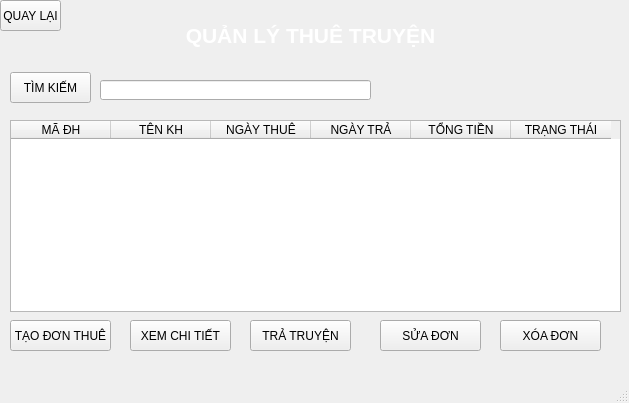
<?xml version="1.0" encoding="UTF-8"?>
<ui version="4.0">
 <class>qltt</class>
 <widget class="QMainWindow" name="qltt">
  <property name="geometry">
   <rect>
    <x>0</x>
    <y>0</y>
    <width>629</width>
    <height>403</height>
   </rect>
  </property>
  <property name="windowTitle">
   <string>QUẢN LÝ THUÊ TRUYỆN</string>
  </property>
  <widget class="QWidget" name="centralwidget">
   <widget class="QLabel" name="label">
    <property name="geometry">
     <rect>
      <x>150</x>
      <y>0</y>
      <width>321</width>
      <height>71</height>
     </rect>
    </property>
    <property name="text">
     <string>&lt;html&gt;&lt;head/&gt;&lt;body&gt;&lt;p align=&quot;center&quot;&gt;&lt;span style=&quot; font-size:16pt; font-weight:600; color:#ffffff;&quot;&gt;QUẢN LÝ THUÊ TRUYỆN&lt;/span&gt;&lt;/p&gt;&lt;/body&gt;&lt;/html&gt;</string>
    </property>
   </widget>
   <widget class="QPushButton" name="btn_timkiemtt">
    <property name="geometry">
     <rect>
      <x>10</x>
      <y>72</y>
      <width>81</width>
      <height>31</height>
     </rect>
    </property>
    <property name="text">
     <string>TÌM KIẾM</string>
    </property>
   </widget>
   <widget class="QLineEdit" name="lineEditThueTruyen">
    <property name="geometry">
     <rect>
      <x>100</x>
      <y>80</y>
      <width>271</width>
      <height>20</height>
     </rect>
    </property>
   </widget>
   <widget class="QTableWidget" name="tableWidget">
    <property name="geometry">
     <rect>
      <x>10</x>
      <y>120</y>
      <width>611</width>
      <height>192</height>
     </rect>
    </property>
    <column>
     <property name="text">
      <string>MÃ ĐH</string>
     </property>
    </column>
    <column>
     <property name="text">
      <string>TÊN KH</string>
     </property>
    </column>
    <column>
     <property name="text">
      <string>NGÀY THUÊ</string>
     </property>
    </column>
    <column>
     <property name="text">
      <string>NGÀY TRẢ</string>
     </property>
    </column>
    <column>
     <property name="text">
      <string>TỔNG TIỀN</string>
     </property>
    </column>
    <column>
     <property name="text">
      <string>TRẠNG THÁI</string>
     </property>
    </column>
   </widget>
   <widget class="QPushButton" name="btn_taodt">
    <property name="geometry">
     <rect>
      <x>10</x>
      <y>320</y>
      <width>101</width>
      <height>31</height>
     </rect>
    </property>
    <property name="text">
     <string>TẠO ĐƠN THUÊ</string>
    </property>
   </widget>
   <widget class="QPushButton" name="btn_ctthue">
    <property name="geometry">
     <rect>
      <x>130</x>
      <y>320</y>
      <width>101</width>
      <height>31</height>
     </rect>
    </property>
    <property name="text">
     <string>XEM CHI TIẾT</string>
    </property>
   </widget>
   <widget class="QPushButton" name="btn_tratruyen">
    <property name="geometry">
     <rect>
      <x>250</x>
      <y>320</y>
      <width>101</width>
      <height>31</height>
     </rect>
    </property>
    <property name="text">
     <string>TRẢ TRUYỆN</string>
    </property>
   </widget>
   <widget class="QPushButton" name="btn_xoadt">
    <property name="geometry">
     <rect>
      <x>500</x>
      <y>320</y>
      <width>101</width>
      <height>31</height>
     </rect>
    </property>
    <property name="text">
     <string>XÓA ĐƠN</string>
    </property>
   </widget>
   <widget class="QPushButton" name="btn_quaylai3">
    <property name="geometry">
     <rect>
      <x>0</x>
      <y>0</y>
      <width>61</width>
      <height>31</height>
     </rect>
    </property>
    <property name="text">
     <string>QUAY LẠI</string>
    </property>
   </widget>
   <widget class="QPushButton" name="btn_suadt">
    <property name="geometry">
     <rect>
      <x>380</x>
      <y>320</y>
      <width>101</width>
      <height>31</height>
     </rect>
    </property>
    <property name="text">
     <string>SỬA ĐƠN</string>
    </property>
   </widget>
   <widget class="QLabel" name="label_2">
    <property name="geometry">
     <rect>
      <x>-120</x>
      <y>-170</y>
      <width>791</width>
      <height>641</height>
     </rect>
    </property>
    <property name="text">
     <string/>
    </property>
    <property name="pixmap">
     <pixmap>../anhnen/R.jpg</pixmap>
    </property>
   </widget>
   <zorder>label_2</zorder>
   <zorder>label</zorder>
   <zorder>btn_timkiemtt</zorder>
   <zorder>lineEditThueTruyen</zorder>
   <zorder>tableWidget</zorder>
   <zorder>btn_taodt</zorder>
   <zorder>btn_ctthue</zorder>
   <zorder>btn_tratruyen</zorder>
   <zorder>btn_xoadt</zorder>
   <zorder>btn_quaylai3</zorder>
   <zorder>btn_suadt</zorder>
  </widget>
  <widget class="QMenuBar" name="menubar">
   <property name="geometry">
    <rect>
     <x>0</x>
     <y>0</y>
     <width>629</width>
     <height>21</height>
    </rect>
   </property>
  </widget>
  <widget class="QStatusBar" name="statusbar"/>
 </widget>
 <resources/>
 <connections/>
</ui>
